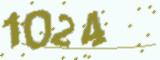
#> input picture GetCaptchaText/images/1024.jpg, 160 x 60 px
$ python main.py
#> lines starting #> are read from the running program, lines starting #| are printed output that depends on the picture; after the words box and inside, x2 and y2 are one past the last pixel; in counts of white or black regions, pixels touching at a corner belong together
from PIL import Image, ImageEnhance, ImageDraw
import pytesseract
import cv2
from matplotlib import pyplot as plt


def getImgInfo(image):
    print("圖片文件格式：" + image.format)
    print("圖片大小：" + str(image.size))
    print("圖片模式：" + image.mode)


def getImgText(image, lang="chi_tra+eng"):
    text = pytesseract.image_to_string(image, lang=lang)  # 將圖片轉成字串
    return text.replace(' ', '').replace('\n', '').replace('-', '')


# 灰階影像
def Grayscale(image):
    # 處理灰白
    image = image.convert("L")
    return image


# 二值化
def Binarization(image, threshold):
    pixels = image.load()
    for x in range(image.width):
        for y in range(image.height):
            if pixels[x, y] > threshold:
                pixels[x, y] = 255
            else:
                pixels[x, y] = 0
    return image

# 雜訊處理


def clearNoise2(image):
    data = image.getdata()
    coverImg = image
    w, h = coverImg.size
    count = 0
    for x in range(1, h-1):
        for y in range(1, h - 1):
            # 找出各個像素方向
            mid_pixel = data[w * y + x]
            if mid_pixel == 0:
                top_pixel = data[w * (y - 1) + x]
                left_pixel = data[w * y + (x - 1)]
                down_pixel = data[w * (y + 1) + x]
                right_pixel = data[w * y + (x + 1)]
                if top_pixel == 0:
                    count += 1
                if left_pixel == 0:
                    count += 1
                if down_pixel == 0:
                    count += 1
                if right_pixel == 0:
                    count += 1
                if count > 4:
                    coverImg = image
                    coverImg.putpixel((x, y), 0)
    return coverImg

# ------- DO NOT EDIT BELOW -------
# Code from https://stackoverflow.max-everyday.com/2019/06/python-opencv-denoising/


def getPixel(image, x, y, G, N):
    L = image.getpixel((x, y))
    if L > G:
        L = True
    else:
        L = False

    nearDots = 0
    if L == (image.getpixel((x - 1, y - 1)) > G):
        nearDots += 1
    if L == (image.getpixel((x - 1, y)) > G):
        nearDots += 1
    if L == (image.getpixel((x - 1, y + 1)) > G):
        nearDots += 1
    if L == (image.getpixel((x, y - 1)) > G):
        nearDots += 1
    if L == (image.getpixel((x, y + 1)) > G):
        nearDots += 1
    if L == (image.getpixel((x + 1, y - 1)) > G):
        nearDots += 1
    if L == (image.getpixel((x + 1, y)) > G):
        nearDots += 1
    if L == (image.getpixel((x + 1, y + 1)) > G):
        nearDots += 1

    if nearDots < N:
        return image.getpixel((x, y-1))
    else:
        return None

# 降噪 Function


def clearNoise(image, G, N, Z):
    draw = ImageDraw.Draw(image)

    for i in range(0, Z):
        for x in range(1, image.size[0] - 1):
            for y in range(1, image.size[1] - 1):
                color = getPixel(image, x, y, G, N)
                if color != None:
                    draw.point((x, y), color)
    return image


if __name__ == "__main__":
    try:
        filePath = "./images/1024.jpg"
        captcha = Image.open(filePath)
#> captcha is the input picture: PIL image 160x60 RGB; mean R, G, B 223.2, 228, 208.4

        # 查看圖片文件內容
        getImgInfo(captcha)
#| 圖片文件格式：JPEG
#| 圖片大小：(160, 60)
#| 圖片模式：RGB

        # 轉換圖片
        coverImg = Grayscale(captcha)
#> in Grayscale, `image = image.convert("L")`:
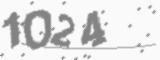
#> image: PIL image 160x60 L; min 115, max 255, mean 224.3
        coverImg = Binarization(coverImg, 150)
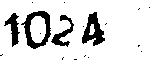
#> coverImg: PIL image 160x60 L; 85.9% white; 18 black regions (14 under 20 px), largest, box (x1, y1, x2, y2) and area: (21, 11, 51, 49) 458, (82, 12, 105, 46) 396, (51, 15, 74, 47) 243, (4, 13, 20, 47) 234

        # 增強圖片顯示效果
        enhancer = ImageEnhance.Contrast(coverImg)
        coverImg = enhancer.enhance(4)
        # coverImg.show()

        # 處理有雜訊的數字圖片
        coverImg = clearNoise2(coverImg)
#> after the loop in clearNoise2, `for x in range(1, h-1):`: count = 2649
        # coverImg = clearNoise(coverImg, 50, 4, 6)
        # coverImg.show()
        print(getImgText(coverImg, lang="eng"))
#> (the call stopped at in getImgText, `text = pytesseract.image_to_string(image, lang=lang)`: pytesseract is not available in this run)

    except Exception as e:
        print(e)

$ run again, with GetCaptchaText/images/chinese.jpg copied over GetCaptchaText/images/1024.jpg
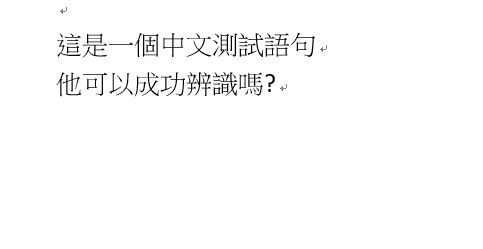
#> input picture GetCaptchaText/images/chinese.jpg, 483 x 249 px
#> captcha is the input picture: PIL image 483x249 RGB; min 0, max 255, mean 250.4
#| 圖片文件格式：JPEG
#| 圖片大小：(483, 249)
#| 圖片模式：RGB
#> `coverImg = Binarization(coverImg, 150)`:
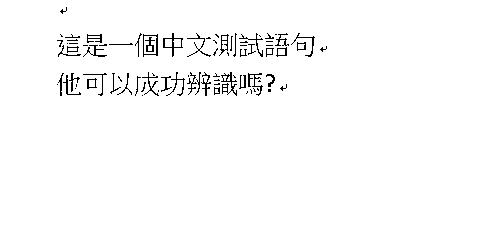
#> coverImg: PIL image 483x249 L; 98% white; black in thin lines or dots, all inside (x1, y1, x2, y2) = (57, 7, 327, 96)
#> after the loop in clearNoise2, `for x in range(1, h-1):`: count = 4068
